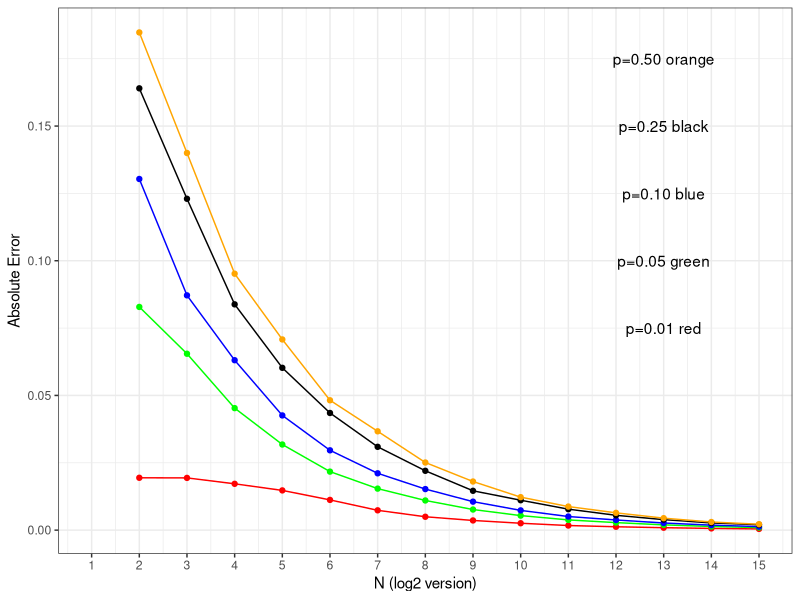
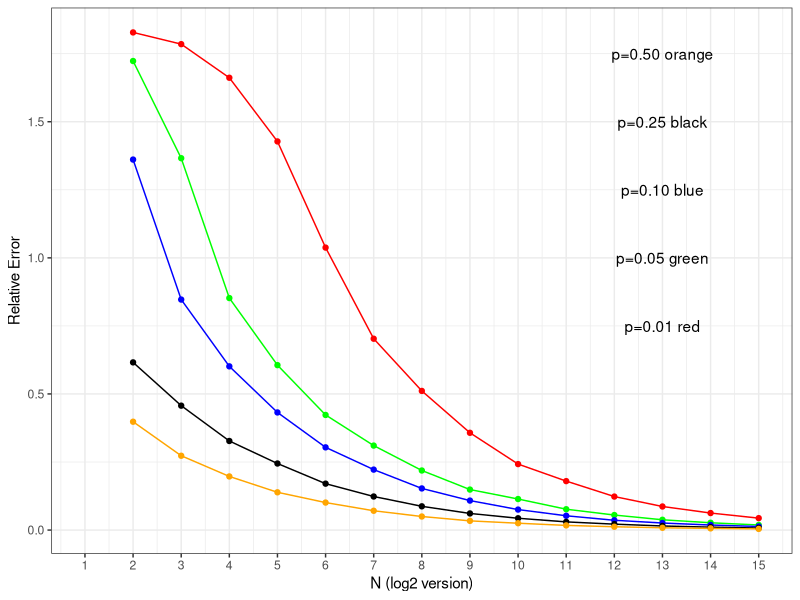

These charts were generated, in order, by the following R code:
## ---- chunk 1
knitr::opts_chunk$set(echo=TRUE, warning=FALSE, message=FALSE)
## ---- chunk 2
#Prob
p <- c(0.01, 0.05, 0.10, 0.25, 0.50)
#Replicates
R_log <- 2:15


abs_error <- rep(NA,1000)
p_abs_error <- rep(NA, 14)

abs_error_df <- data.frame("Exponential" = R_log)

for(i in 1:5){
  p1 = p [i]
  for(j in 1:14){
    R = 2^R_log[j]
    for(k in seq_along(abs_error)){
      p_hat <- rbinom(1, R, p1)/R
      abs_error[k] <- abs(p1 - p_hat)
    }
    p_abs_error[j] = mean(abs_error)
  }
  abs_error_df <- cbind(abs_error_df, p = p_abs_error)
}
colnames(abs_error_df) <- c("Exponential", "p1", "p2", "p3", "p4", "p5")
head(abs_error_df)

## ---- chunk 3
library(ggplot2)
library(scales)
ggplot(abs_error_df, aes(x = Exponential))+
  geom_line(aes(y = p1), colour = "red")+
  geom_line(aes(y = p2), colour = "green")+
  geom_line(aes(y = p3), colour = "blue")+
  geom_line(aes(y = p4), colour = "black")+
  geom_line(aes(y = p5), colour = "orange")+
  
  geom_point(aes(y = p1), colour = "red")+
  geom_point(aes(y = p2), colour = "green")+
  geom_point(aes(y = p3), colour = "blue")+
  geom_point(aes(y = p4), colour = "black")+
  geom_point(aes(y = p5), colour = "orange")+
  
  annotate('text', x=13, y=0.075, label='p=0.01 red')+
  annotate('text', x=13, y=0.1, label='p=0.05 green')+
  annotate('text', x=13, y=0.125, label='p=0.10 blue')+
  annotate('text', x=13, y=0.15, label='p=0.25 black')+
  annotate('text', x=13, y=0.175, label='p=0.50 orange')+
  
  theme_bw()+
  
  scale_x_continuous(name="N (log2 version)", 1:15,limits=c(1, 15)) +
 
  ylab("Absolute Error")
## ---- chunk 4
p <- c(0.01, 0.05, 0.10, 0.25, 0.50)
R_log <- 2:15


rel_error <- rep(NA,1000)
p_rel_error <- rep(NA, 14)

rel_error_df <- data.frame("Exponential" = R_log)

for(i in 1:5){
  p1 = p [i]
  for(j in 1:14){
    R = 2^R_log[j]
    for(k in seq_along(rel_error)){
      p_hat <- rbinom(1, R, p1)/R
      rel_error[k] <- abs(p1 - p_hat)/p1
    }
    p_rel_error[j] = mean(rel_error)
  }
  rel_error_df <- cbind(rel_error_df, p = p_rel_error)
}
colnames(rel_error_df) <- c("Exponential", "p1", "p2", "p3", "p4", "p5")
head(rel_error_df)

## ---- chunk 5
library(ggplot2)
library(scales)
ggplot(rel_error_df, aes(x = Exponential))+
  geom_line(aes(y = p1), colour = "red")+
  geom_line(aes(y = p2), colour = "green")+
  geom_line(aes(y = p3), colour = "blue")+
  geom_line(aes(y = p4), colour = "black")+
  geom_line(aes(y = p5), colour = "orange")+
  
  geom_point(aes(y = p1), colour = "red")+
  geom_point(aes(y = p2), colour = "green")+
  geom_point(aes(y = p3), colour = "blue")+
  geom_point(aes(y = p4), colour = "black")+
  geom_point(aes(y = p5), colour = "orange")+
  
  annotate('text', x=13, y=0.75, label='p=0.01 red')+
  annotate('text', x=13, y=1, label='p=0.05 green')+
  annotate('text', x=13, y=1.25, label='p=0.10 blue')+
  annotate('text', x=13, y=1.5, label='p=0.25 black')+
  annotate('text', x=13, y=1.75, label='p=0.50 orange')+
  
  theme_bw()+
  
  scale_x_continuous(name="N (log2 version)", 1:15,limits=c(1, 15)) +
 
  ylab("Relative Error")
